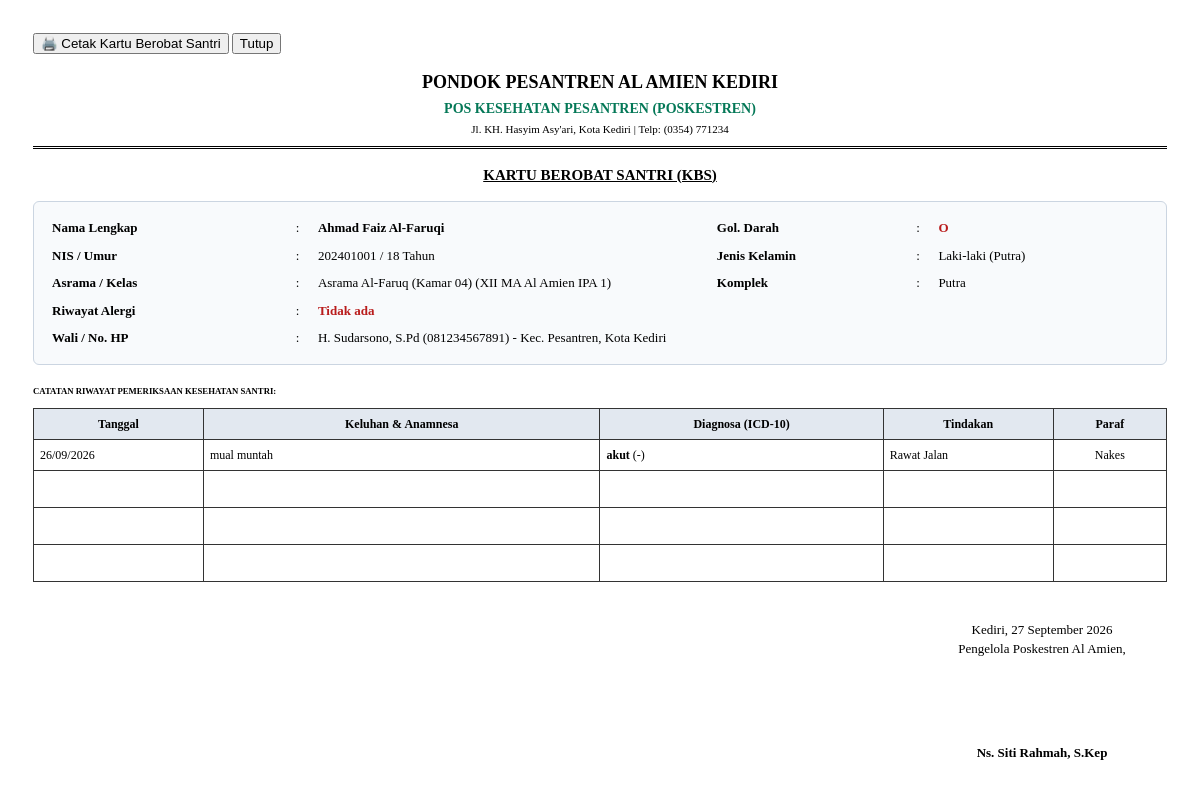
Page /kartu_santri.php on the committed database.
### tables this page shows
CREATE TABLE `santri` (
  `id_santri` int(11) NOT NULL,
  `nis` varchar(20) NOT NULL,
  `nama_lengkap` varchar(120) NOT NULL,
  `jenis_kelamin` enum('L','P') NOT NULL,
  `tempat_lahir` varchar(60) NOT NULL,
  `tanggal_lahir` date NOT NULL,
  `asrama` varchar(100) NOT NULL,
  `komplek` enum('Putra','Putri') NOT NULL,
  `kelas` varchar(50) NOT NULL,
  `golongan_darah` enum('A','B','AB','O','Belum Tahu') DEFAULT 'Belum Tahu',
  `berat_badan` decimal(5,2) DEFAULT 0.00,
  `tinggi_badan` decimal(5,2) DEFAULT 0.00,
  `riwayat_alergi` text DEFAULT NULL,
  `riwayat_penyakit_khusus` text DEFAULT NULL,
  `nama_wali` varchar(100) NOT NULL,
  `no_hp_wali` varchar(20) NOT NULL,
  `alamat_asal` text NOT NULL,
  `status` enum('Aktif','Alumni','Cuti Sakit') DEFAULT 'Aktif',
  `created_at` timestamp NOT NULL DEFAULT current_timestamp()
);

CREATE TABLE `rekam_medis` (
  `id_rm` int(11) NOT NULL,
  `nomor_rm` varchar(30) NOT NULL,
  `id_santri` int(11) NOT NULL,
  `id_petugas` int(11) DEFAULT NULL,
  `tanggal_kunjungan` datetime NOT NULL DEFAULT current_timestamp(),
  `keluhan_utama` text NOT NULL,
  `anamnesa` text NOT NULL,
  `tekanan_darah` varchar(20) DEFAULT NULL,
  `berat_badan` decimal(5,2) DEFAULT 0.00,
  `tinggi_badan` decimal(5,2) DEFAULT 0.00,
  `imt` decimal(4,1) DEFAULT 0.0,
  `status_gizi` varchar(50) DEFAULT NULL,
  `suhu_tubuh` decimal(4,1) NOT NULL,
  `nadi` int(11) DEFAULT NULL,
  `laju_nafas` int(11) DEFAULT NULL,
  `berat_badan_kunjungan` decimal(5,2) DEFAULT NULL,
  `diagnosis_utama` varchar(150) NOT NULL,
  `kode_icd10` varchar(10) DEFAULT NULL,
  `tindakan_medis` enum('Rawat Jalan','Istirahat di Asrama','Rawat Inap Poskestren','Rujuk ke Puskesmas','Rujuk ke Rumah Sakit') NOT NULL,
  `durasi_istirahat_hari` int(11) DEFAULT 0,
  `lokasi_rujukan` varchar(100) DEFAULT NULL,
  `catatan_edukasi` text DEFAULT NULL,
  `status_pemeriksaan` enum('Selesai','Observasi','Dirujuk') DEFAULT 'Selesai',
  `created_at` timestamp NOT NULL DEFAULT current_timestamp()
);

### config.php (called while the page is built, shortened)
<?php
$namaBulan = [
    1 => 'Januari', 2 => 'Februari', 3 => 'Maret', 4 => 'April',
    5 => 'Mei', 6 => 'Juni', 7 => 'Juli', 8 => 'Agustus',
    9 => 'September', 10 => 'Oktober', 11 => 'November', 12 => 'Desember'
];
function formatTanggalIndo($tanggal) {
    global $namaBulan;
    $time = strtotime($tanggal);
    $bulanIdx = (int)date('n', $time);
    return date('d', $time) . ' ' . ($namaBulan[$bulanIdx] ?? '') . ' ' . date('Y', $time);
}
?>

### kartu_santri.php (the view, shortened to what this page needs)
<?php
require_once 'config.php';
$id_santri = intval($_GET['id'] ?? 0);
$stmt = $pdo->prepare("
    SELECT *,
           TIMESTAMPDIFF(YEAR, tanggal_lahir, CURDATE()) AS umur
    FROM santri
    WHERE id_santri = ?
");
$stmt->execute([$id_santri]);
$santri = $stmt->fetch();
if (!$santri) {
    $santri = $pdo->query("
        SELECT *,
               TIMESTAMPDIFF(YEAR, tanggal_lahir, CURDATE()) AS umur
        FROM santri
        LIMIT 1
    ")->fetch();
}
$umurSantri = isset($santri['umur']) ? $santri['umur'] : 0;
if (!empty($santri['tanggal_lahir'])) {
    $tglLahir = new DateTime($santri['tanggal_lahir']);
    $hariIni = new DateTime();
    $umurSantri = $hariIni->diff($tglLahir)->y;
}
$riwayatRM = $pdo->prepare("SELECT * FROM rekam_medis WHERE id_santri = ? ORDER BY tanggal_kunjungan DESC LIMIT 5");
$riwayatRM->execute([$santri['id_santri']]);
$kunjungan = $riwayatRM->fetchAll();
?>
<!DOCTYPE html>
<html lang="id">
<head>
</head>
<body onload="window.print()">
    <div class="no-print" style="margin-bottom: 15px;">
        <button onclick="window.print()">🖨️ Cetak Kartu Berobat Santri</button>
        <button onclick="window.close()">Tutup</button>
    </div>
    <div class="kop">
        <h2>PONDOK PESANTREN AL AMIEN KEDIRI</h2>
        <h3>POS KESEHATAN PESANTREN (POSKESTREN)</h3>
        <p>Jl. KH. Hasyim Asy'ari, Kota Kediri | Telp: (0354) 771234</p>
    </div>
    <div class="judul">KARTU BEROBAT SANTRI (KBS)</div>
    <div class="box-santri">
        <table class="tbl">
            <tr>
                <td width="22%"><strong>Nama Lengkap</strong></td><td width="2%">:</td><td width="36%"><strong><?= htmlspecialchars($santri['nama_lengkap']) ?></strong></td>
                <td width="18%"><strong>Gol. Darah</strong></td><td width="2%">:</td><td style="color:#b91c1c; font-weight:bold;"><?= htmlspecialchars($santri['golongan_darah']) ?></td>
            </tr>
            <tr>
                <td><strong>NIS / Umur</strong></td><td>:</td><td><?= htmlspecialchars($santri['nis']) ?> / <?= $umurSantri ?> Tahun</td>
                <td><strong>Jenis Kelamin</strong></td><td>:</td><td><?= $santri['jenis_kelamin'] == 'L' ? 'Laki-laki (Putra)' : 'Perempuan (Putri)' ?></td>
            </tr>
            <tr>
                <td><strong>Asrama / Kelas</strong></td><td>:</td><td><?= htmlspecialchars($santri['asrama']) ?> (<?= htmlspecialchars($santri['kelas']) ?>)</td>
                <td><strong>Komplek</strong></td><td>:</td><td><?= htmlspecialchars($santri['komplek']) ?></td>
            </tr>
            <tr>
                <td><strong>Riwayat Alergi</strong></td><td>:</td><td colspan="4"><strong style="color:#b91c1c;"><?= htmlspecialchars($santri['riwayat_alergi'] ?: 'Tidak ada alergi obat') ?></strong></td>
            </tr>
            <tr>
                <td><strong>Wali / No. HP</strong></td><td>:</td><td colspan="4"><?= htmlspecialchars($santri['nama_wali']) ?> (<?= htmlspecialchars($santri['no_hp_wali']) ?>) - <?= htmlspecialchars($santri['alamat_asal']) ?></td>
            </tr>
        </table>
    </div>
    <h6 style="font-weight: bold; margin-bottom: 4px;">CATATAN RIWAYAT PEMERIKSAAN KESEHATAN SANTRI:</h6>
    <table class="history">
        <thead>
            <tr>
                <th width="15%">Tanggal</th>
                <th width="35%">Keluhan & Anamnesa</th>
                <th width="25%">Diagnosa (ICD-10)</th>
                <th width="15%">Tindakan</th>
                <th width="10%">Paraf</th>
            </tr>
        </thead>
        <tbody>
            <?php if (empty($kunjungan)): ?>
                <tr><td colspan="5" style="text-align: center; color: #888;">Belum ada catatan riwayat berobat.</td></tr>
            <?php else: foreach ($kunjungan as $k): ?>
                <tr>
                    <td><?= date('d/m/Y', strtotime($k['tanggal_kunjungan'])) ?></td>
                    <td><?= htmlspecialchars($k['keluhan_utama']) ?></td>
                    <td><strong><?= htmlspecialchars($k['diagnosis_utama']) ?></strong> (<?= htmlspecialchars($k['kode_icd10'] ?: '-') ?>)</td>
                    <td><?= htmlspecialchars($k['tindakan_medis']) ?></td>
                    <td style="text-align: center;">Nakes</td>
                </tr>
            <?php endforeach; endif; ?>
            <?php for ($i = count($kunjungan); $i < 4; $i++): ?>
                <tr><td style="height: 24px;">&nbsp;</td><td></td><td></td><td></td><td></td></tr>
            <?php endfor; ?>
        </tbody>
    </table>
    <div class="ttd">
        <p>Kediri, <?= formatTanggalIndo(date('Y-m-d')) ?><br>Pengelola Poskestren Al Amien,</p>
        <br><br><br>
        <p><strong>Ns. Siti Rahmah, S.Kep</strong></p>
    </div>
</body>
</html>

### kartu_santri.php (style rules this page uses)
body { font-family: 'Times New Roman', serif; padding: 25px; line-height: 1.5; font-size: 13px; color: #000; }
.kop { text-align: center; border-bottom: 3px double #000; padding-bottom: 8px; margin-bottom: 15px; }
.kop h2 { margin: 0; font-size: 18px; }
.kop h3 { margin: 2px 0; font-size: 14px; color: #047857; }
.kop p { margin: 0; font-size: 11px; }
.judul { text-align: center; font-weight: bold; font-size: 15px; text-decoration: underline; margin-bottom: 15px; }
.box-santri { background: #f8fafc; border: 1px solid #cbd5e1; padding: 12px; margin-bottom: 18px; border-radius: 6px; }
table.tbl { width: 100%; border-collapse: collapse; }
table.tbl td { padding: 4px 6px; }
table.history { width: 100%; border-collapse: collapse; margin-top: 10px; font-size: 12px; }
table.history th, table.history td { border: 1px solid #333; padding: 6px; }
table.history th { background: #e2e8f0; }
.ttd { float: right; width: 250px; text-align: center; margin-top: 25px; }

### rows in the picture
santri: nama_lengkap "Ahmad Faiz Al-Faruqi", golongan_darah "O", nis "202401001", tanggal_lahir "18", asrama "Asrama Al-Faruq (Kamar 04)", kelas "XII MA Al Amien IPA 1", komplek "Putra", riwayat_alergi "Tidak ada", nama_wali "H. Sudarsono, S.Pd", no_hp_wali "081234567891", alamat_asal "Kec. Pesantren, Kota Kediri"
rekam_medis: tanggal_kunjungan "26/09/2026", keluhan_utama "mual muntah", diagnosis_utama "akut", kode_icd10 "-", tindakan_medis "Rawat Jalan"
